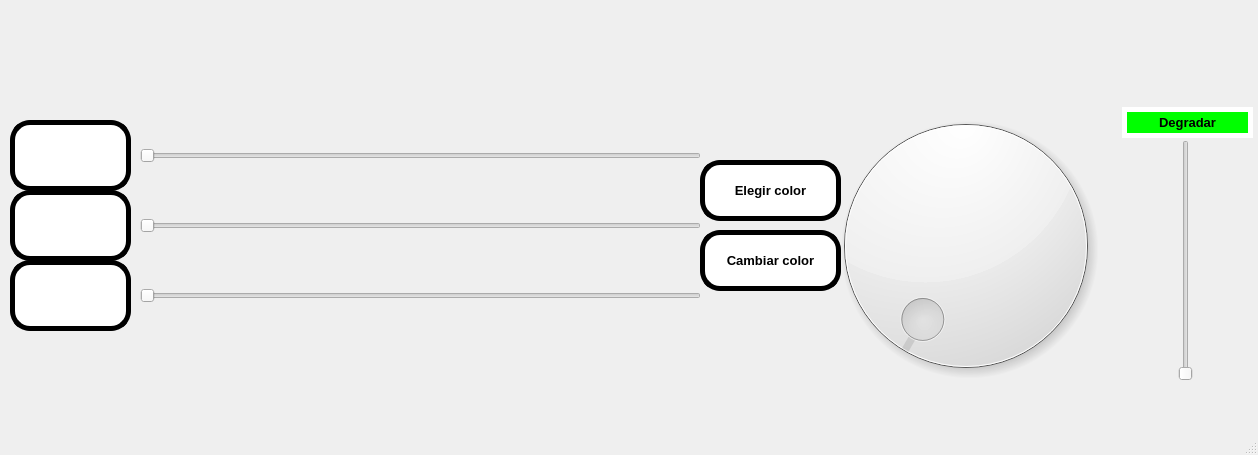
<?xml version="1.0" encoding="UTF-8"?>
<ui version="4.0">
 <class>MainWindow</class>
 <widget class="QMainWindow" name="MainWindow">
  <property name="geometry">
   <rect>
    <x>0</x>
    <y>0</y>
    <width>1258</width>
    <height>455</height>
   </rect>
  </property>
  <property name="windowTitle">
   <string>MainWindow</string>
  </property>
  <widget class="QWidget" name="centralwidget">
   <widget class="QLabel" name="label_2">
    <property name="geometry">
     <rect>
      <x>0</x>
      <y>0</y>
      <width>1251</width>
      <height>111</height>
     </rect>
    </property>
    <property name="styleSheet">
     <string notr="true"/>
    </property>
    <property name="text">
     <string/>
    </property>
    <property name="pixmap">
     <pixmap>../PIP_Equipo4_Unidad1_Clase/imagenes/uat.png</pixmap>
    </property>
    <property name="scaledContents">
     <bool>true</bool>
    </property>
   </widget>
   <widget class="QSlider" name="horizontalSlider1">
    <property name="geometry">
     <rect>
      <x>140</x>
      <y>130</y>
      <width>561</width>
      <height>51</height>
     </rect>
    </property>
    <property name="font">
     <font>
      <pointsize>72</pointsize>
      <weight>75</weight>
      <bold>true</bold>
     </font>
    </property>
    <property name="styleSheet">
     <string notr="true"/>
    </property>
    <property name="orientation">
     <enum>Qt::Horizontal</enum>
    </property>
   </widget>
   <widget class="QLabel" name="label_4">
    <property name="geometry">
     <rect>
      <x>820</x>
      <y>115</y>
      <width>311</width>
      <height>271</height>
     </rect>
    </property>
    <property name="text">
     <string/>
    </property>
    <property name="pixmap">
     <pixmap>../PIP_Equipo4_Unidad1_Clase/imagenes/Equipo4.png</pixmap>
    </property>
    <property name="scaledContents">
     <bool>true</bool>
    </property>
   </widget>
   <widget class="QSlider" name="horizontalSlider2">
    <property name="geometry">
     <rect>
      <x>140</x>
      <y>200</y>
      <width>561</width>
      <height>51</height>
     </rect>
    </property>
    <property name="font">
     <font>
      <pointsize>72</pointsize>
      <weight>75</weight>
      <bold>true</bold>
     </font>
    </property>
    <property name="styleSheet">
     <string notr="true"/>
    </property>
    <property name="orientation">
     <enum>Qt::Horizontal</enum>
    </property>
   </widget>
   <widget class="QSlider" name="horizontalSlider3">
    <property name="geometry">
     <rect>
      <x>140</x>
      <y>270</y>
      <width>561</width>
      <height>51</height>
     </rect>
    </property>
    <property name="font">
     <font>
      <pointsize>72</pointsize>
      <weight>75</weight>
      <bold>true</bold>
     </font>
    </property>
    <property name="styleSheet">
     <string notr="true"/>
    </property>
    <property name="orientation">
     <enum>Qt::Horizontal</enum>
    </property>
   </widget>
   <widget class="QLabel" name="label">
    <property name="geometry">
     <rect>
      <x>0</x>
      <y>0</y>
      <width>1261</width>
      <height>431</height>
     </rect>
    </property>
    <property name="text">
     <string/>
    </property>
    <property name="pixmap">
     <pixmap>imagenes/wallhaven-ym1m8l.jpg</pixmap>
    </property>
    <property name="scaledContents">
     <bool>true</bool>
    </property>
   </widget>
   <widget class="QDial" name="dial">
    <property name="geometry">
     <rect>
      <x>750</x>
      <y>95</y>
      <width>431</width>
      <height>301</height>
     </rect>
    </property>
   </widget>
   <widget class="QPushButton" name="btn_r">
    <property name="geometry">
     <rect>
      <x>10</x>
      <y>120</y>
      <width>121</width>
      <height>71</height>
     </rect>
    </property>
    <property name="font">
     <font>
      <pointsize>20</pointsize>
      <weight>75</weight>
      <bold>true</bold>
     </font>
    </property>
    <property name="styleSheet">
     <string notr="true">border: 5px solid black;
border-radius: 20px;
background-color: rgb(255, 255, 255);</string>
    </property>
    <property name="text">
     <string/>
    </property>
   </widget>
   <widget class="QPushButton" name="btn_g">
    <property name="geometry">
     <rect>
      <x>10</x>
      <y>190</y>
      <width>121</width>
      <height>71</height>
     </rect>
    </property>
    <property name="font">
     <font>
      <pointsize>20</pointsize>
      <weight>75</weight>
      <bold>true</bold>
     </font>
    </property>
    <property name="styleSheet">
     <string notr="true">border: 5px solid black;
border-radius: 20px;
background-color: rgb(255, 255, 255);</string>
    </property>
    <property name="text">
     <string/>
    </property>
   </widget>
   <widget class="QPushButton" name="btn_b">
    <property name="geometry">
     <rect>
      <x>10</x>
      <y>260</y>
      <width>121</width>
      <height>71</height>
     </rect>
    </property>
    <property name="font">
     <font>
      <pointsize>20</pointsize>
      <weight>75</weight>
      <bold>true</bold>
     </font>
    </property>
    <property name="styleSheet">
     <string notr="true">border: 5px solid black;
border-radius: 20px;
background-color: rgb(255, 255, 255);</string>
    </property>
    <property name="text">
     <string/>
    </property>
   </widget>
   <widget class="QLabel" name="lbl_color">
    <property name="geometry">
     <rect>
      <x>850</x>
      <y>125</y>
      <width>231</width>
      <height>241</height>
     </rect>
    </property>
    <property name="text">
     <string/>
    </property>
   </widget>
   <widget class="QPushButton" name="btn_elegir">
    <property name="geometry">
     <rect>
      <x>700</x>
      <y>160</y>
      <width>141</width>
      <height>61</height>
     </rect>
    </property>
    <property name="font">
     <font>
      <pointsize>10</pointsize>
      <weight>75</weight>
      <bold>true</bold>
     </font>
    </property>
    <property name="styleSheet">
     <string notr="true">border: 5px solid black;
border-radius: 20px;
background-color: rgb(255, 255, 255);</string>
    </property>
    <property name="text">
     <string>Elegir color</string>
    </property>
   </widget>
   <widget class="QPushButton" name="btn_cambiar">
    <property name="geometry">
     <rect>
      <x>700</x>
      <y>230</y>
      <width>141</width>
      <height>61</height>
     </rect>
    </property>
    <property name="font">
     <font>
      <pointsize>10</pointsize>
      <weight>75</weight>
      <bold>true</bold>
     </font>
    </property>
    <property name="styleSheet">
     <string notr="true">border: 5px solid black;
border-radius: 20px;
background-color: rgb(255, 255, 255);</string>
    </property>
    <property name="text">
     <string>Cambiar color</string>
    </property>
   </widget>
   <widget class="QSlider" name="verticalSlider">
    <property name="geometry">
     <rect>
      <x>1150</x>
      <y>140</y>
      <width>71</width>
      <height>241</height>
     </rect>
    </property>
    <property name="orientation">
     <enum>Qt::Vertical</enum>
    </property>
   </widget>
   <widget class="QPushButton" name="btn_degradar">
    <property name="geometry">
     <rect>
      <x>1122</x>
      <y>107</y>
      <width>131</width>
      <height>31</height>
     </rect>
    </property>
    <property name="font">
     <font>
      <pointsize>10</pointsize>
      <weight>75</weight>
      <bold>true</bold>
     </font>
    </property>
    <property name="styleSheet">
     <string notr="true">border: 5px solid white;
border-radius: 20px;
background-color: rgb(0, 255, 0);</string>
    </property>
    <property name="text">
     <string>Degradar</string>
    </property>
   </widget>
   <zorder>label</zorder>
   <zorder>lbl_color</zorder>
   <zorder>dial</zorder>
   <zorder>label_2</zorder>
   <zorder>horizontalSlider1</zorder>
   <zorder>label_4</zorder>
   <zorder>horizontalSlider2</zorder>
   <zorder>horizontalSlider3</zorder>
   <zorder>btn_r</zorder>
   <zorder>btn_g</zorder>
   <zorder>btn_b</zorder>
   <zorder>btn_elegir</zorder>
   <zorder>btn_cambiar</zorder>
   <zorder>verticalSlider</zorder>
   <zorder>btn_degradar</zorder>
  </widget>
  <widget class="QMenuBar" name="menubar">
   <property name="geometry">
    <rect>
     <x>0</x>
     <y>0</y>
     <width>1258</width>
     <height>26</height>
    </rect>
   </property>
  </widget>
  <widget class="QStatusBar" name="statusbar"/>
 </widget>
 <resources/>
 <connections/>
</ui>
